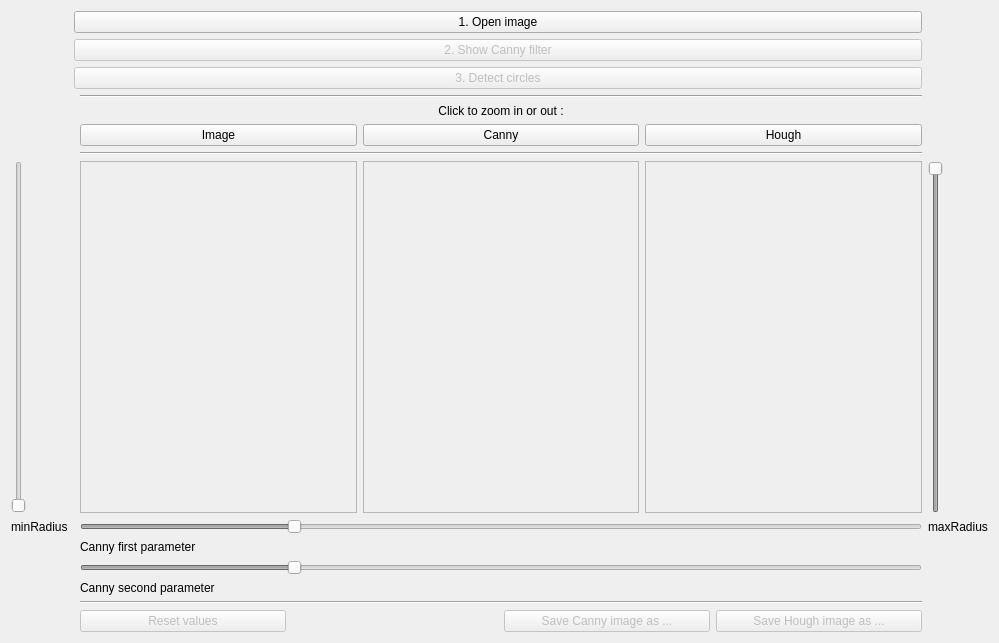
<?xml version="1.0" encoding="UTF-8"?>
<ui version="4.0">
 <class>HoughCircleForm</class>
 <widget class="QWidget" name="HoughCircleForm">
  <property name="geometry">
   <rect>
    <x>0</x>
    <y>0</y>
    <width>999</width>
    <height>643</height>
   </rect>
  </property>
  <property name="windowTitle">
   <string>Hough Circle Method</string>
  </property>
  <layout class="QGridLayout" name="gridLayout">
   <item row="2" column="4" colspan="2">
    <widget class="QPushButton" name="buttonHoughCircle">
     <property name="enabled">
      <bool>false</bool>
     </property>
     <property name="text">
      <string>3. Detect circles</string>
     </property>
    </widget>
   </item>
   <item row="1" column="4" colspan="2">
    <widget class="QPushButton" name="buttonCanny">
     <property name="enabled">
      <bool>false</bool>
     </property>
     <property name="text">
      <string>2. Show Canny filter</string>
     </property>
    </widget>
   </item>
   <item row="0" column="4" colspan="2">
    <widget class="QPushButton" name="buttonOpenImage">
     <property name="text">
      <string>                    1. Open image                    </string>
     </property>
    </widget>
   </item>
   <item row="6" column="5">
    <widget class="Line" name="line_2">
     <property name="orientation">
      <enum>Qt::Horizontal</enum>
     </property>
    </widget>
   </item>
   <item row="12" column="5">
    <widget class="Line" name="line">
     <property name="orientation">
      <enum>Qt::Horizontal</enum>
     </property>
    </widget>
   </item>
   <item row="8" column="6">
    <widget class="QLabel" name="label">
     <property name="text">
      <string>maxRadius</string>
     </property>
    </widget>
   </item>
   <item row="11" column="5">
    <widget class="QLabel" name="label_4">
     <property name="text">
      <string>Canny second parameter</string>
     </property>
    </widget>
   </item>
   <item row="13" column="5">
    <layout class="QHBoxLayout" name="horizontalLayout_2">
     <item>
      <widget class="QPushButton" name="buttonReset">
       <property name="enabled">
        <bool>false</bool>
       </property>
       <property name="text">
        <string>Reset values</string>
       </property>
      </widget>
     </item>
     <item>
      <widget class="QLabel" name="label_5">
       <property name="text">
        <string/>
       </property>
      </widget>
     </item>
     <item>
      <widget class="QPushButton" name="buttonSaveCanny">
       <property name="enabled">
        <bool>false</bool>
       </property>
       <property name="text">
        <string>Save Canny image as ...</string>
       </property>
      </widget>
     </item>
     <item>
      <widget class="QPushButton" name="buttonSaveHough">
       <property name="enabled">
        <bool>false</bool>
       </property>
       <property name="text">
        <string>Save Hough image as ...</string>
       </property>
      </widget>
     </item>
    </layout>
   </item>
   <item row="8" column="5">
    <widget class="QSlider" name="horizontalSliderParam1">
     <property name="enabled">
      <bool>false</bool>
     </property>
     <property name="maximum">
      <number>1000</number>
     </property>
     <property name="singleStep">
      <number>10</number>
     </property>
     <property name="value">
      <number>250</number>
     </property>
     <property name="orientation">
      <enum>Qt::Horizontal</enum>
     </property>
    </widget>
   </item>
   <item row="9" column="5">
    <widget class="QLabel" name="label_3">
     <property name="text">
      <string>Canny first parameter</string>
     </property>
    </widget>
   </item>
   <item row="8" column="0">
    <widget class="QLabel" name="label_2">
     <property name="text">
      <string>minRadius</string>
     </property>
    </widget>
   </item>
   <item row="7" column="0">
    <widget class="QSlider" name="verticalSliderMinRadius">
     <property name="enabled">
      <bool>false</bool>
     </property>
     <property name="maximum">
      <number>250</number>
     </property>
     <property name="singleStep">
      <number>1</number>
     </property>
     <property name="value">
      <number>0</number>
     </property>
     <property name="orientation">
      <enum>Qt::Vertical</enum>
     </property>
    </widget>
   </item>
   <item row="7" column="6">
    <widget class="QSlider" name="verticalSliderMaxRadius">
     <property name="enabled">
      <bool>false</bool>
     </property>
     <property name="maximum">
      <number>250</number>
     </property>
     <property name="singleStep">
      <number>1</number>
     </property>
     <property name="value">
      <number>250</number>
     </property>
     <property name="tracking">
      <bool>true</bool>
     </property>
     <property name="orientation">
      <enum>Qt::Vertical</enum>
     </property>
     <property name="tickPosition">
      <enum>QSlider::NoTicks</enum>
     </property>
    </widget>
   </item>
   <item row="10" column="5">
    <widget class="QSlider" name="horizontalSliderParam2">
     <property name="enabled">
      <bool>false</bool>
     </property>
     <property name="maximum">
      <number>1000</number>
     </property>
     <property name="singleStep">
      <number>10</number>
     </property>
     <property name="value">
      <number>250</number>
     </property>
     <property name="orientation">
      <enum>Qt::Horizontal</enum>
     </property>
    </widget>
   </item>
   <item row="3" column="5">
    <widget class="Line" name="line_3">
     <property name="orientation">
      <enum>Qt::Horizontal</enum>
     </property>
    </widget>
   </item>
   <item row="7" column="5">
    <layout class="QHBoxLayout" name="horizontalLayout">
     <item>
      <widget class="QScrollArea" name="scrollArea">
       <property name="widgetResizable">
        <bool>true</bool>
       </property>
       <widget class="QWidget" name="scrollAreaWidgetContents">
        <property name="geometry">
         <rect>
          <x>0</x>
          <y>0</y>
          <width>256</width>
          <height>212</height>
         </rect>
        </property>
        <layout class="QGridLayout" name="gridLayout_2">
         <item row="0" column="0">
          <widget class="QLabel" name="labelOriginalImage">
           <property name="text">
            <string/>
           </property>
           <property name="alignment">
            <set>Qt::AlignCenter</set>
           </property>
          </widget>
         </item>
        </layout>
       </widget>
      </widget>
     </item>
     <item>
      <widget class="QScrollArea" name="scrollArea_2">
       <property name="widgetResizable">
        <bool>true</bool>
       </property>
       <widget class="QWidget" name="scrollAreaWidgetContents_2">
        <property name="geometry">
         <rect>
          <x>0</x>
          <y>0</y>
          <width>257</width>
          <height>212</height>
         </rect>
        </property>
        <layout class="QGridLayout" name="gridLayout_3">
         <item row="0" column="0">
          <widget class="QLabel" name="labelCanny">
           <property name="text">
            <string/>
           </property>
           <property name="alignment">
            <set>Qt::AlignCenter</set>
           </property>
          </widget>
         </item>
        </layout>
       </widget>
      </widget>
     </item>
     <item>
      <widget class="QScrollArea" name="scrollArea_3">
       <property name="widgetResizable">
        <bool>true</bool>
       </property>
       <widget class="QWidget" name="scrollAreaWidgetContents_3">
        <property name="geometry">
         <rect>
          <x>0</x>
          <y>0</y>
          <width>256</width>
          <height>212</height>
         </rect>
        </property>
        <layout class="QGridLayout" name="gridLayout_4">
         <item row="0" column="0">
          <widget class="QLabel" name="labelHoughCircle">
           <property name="enabled">
            <bool>true</bool>
           </property>
           <property name="text">
            <string/>
           </property>
           <property name="alignment">
            <set>Qt::AlignCenter</set>
           </property>
          </widget>
         </item>
        </layout>
       </widget>
      </widget>
     </item>
    </layout>
   </item>
   <item row="4" column="5">
    <widget class="QLabel" name="label_6">
     <property name="text">
      <string>Click to zoom in or out :</string>
     </property>
     <property name="alignment">
      <set>Qt::AlignCenter</set>
     </property>
    </widget>
   </item>
   <item row="5" column="5">
    <layout class="QHBoxLayout" name="horizontalLayout_3">
     <item>
      <widget class="QPushButton" name="pushButtonZoomOriginal">
       <property name="text">
        <string>Image</string>
       </property>
      </widget>
     </item>
     <item>
      <widget class="QPushButton" name="pushButtonZoomCanny">
       <property name="text">
        <string>Canny</string>
       </property>
      </widget>
     </item>
     <item>
      <widget class="QPushButton" name="pushButtonZoomHough">
       <property name="text">
        <string>Hough</string>
       </property>
      </widget>
     </item>
    </layout>
   </item>
  </layout>
 </widget>
 <resources/>
 <connections/>
</ui>
